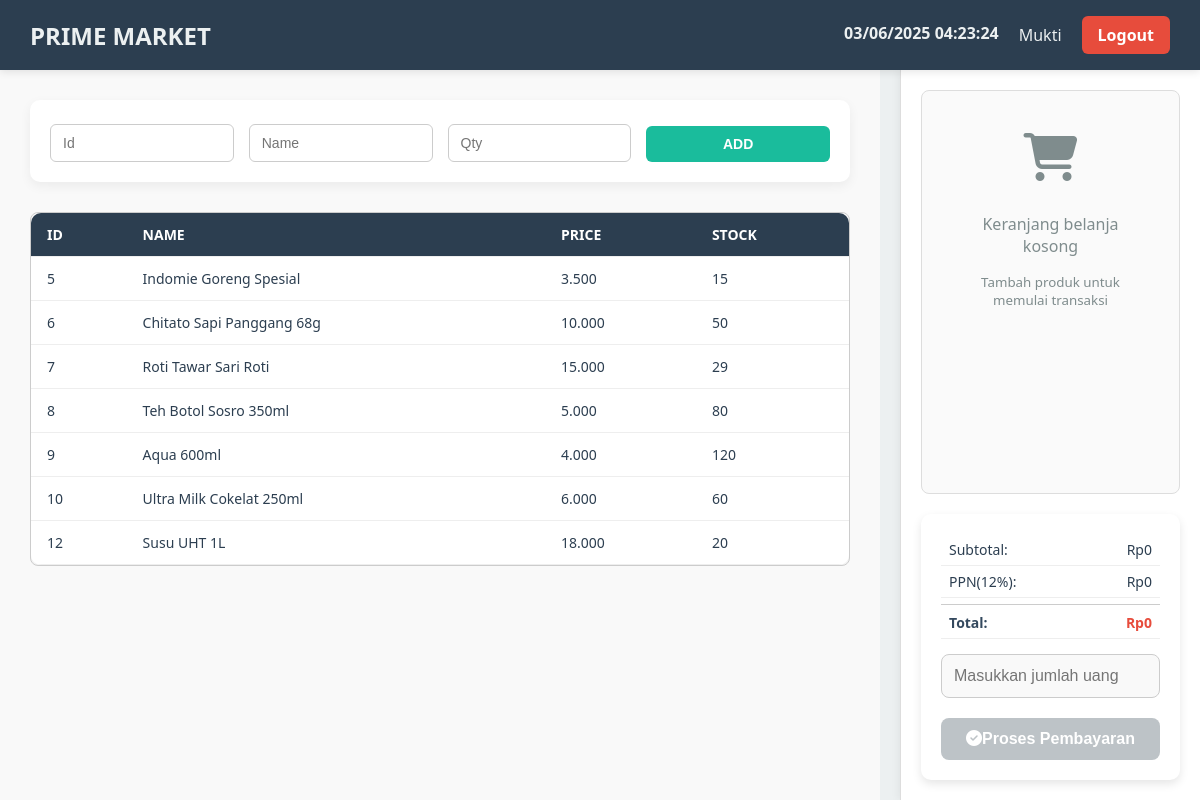
Page /kasir/kasir.php (signed in) on the committed database.
### tables this page shows
CREATE TABLE `products` (
  `Id` int(11) NOT NULL,
  `Name` varchar(225) NOT NULL,
  `Price` double(10,2) NOT NULL,
  `Stock` int(225) NOT NULL,
  `Harga_Jual` double(10,2) NOT NULL,
  `Date_Added` date NOT NULL,
  `Expired_Date` date NOT NULL,
  `Category_Id` int(11) NOT NULL
);

### kasir/kasir.php (the view, shortened to what this page needs)
<?php
include '../aksi/koneksi.php';
$kasirName = $_SESSION['Name'];
$search = isset($_GET['search']) ? $_GET['search'] : '';
$idSearch = isset($_GET['idSearch']) ? $_GET['idSearch'] : '';
?>
<!DOCTYPE html>
<html lang="en">
<head>
    <link rel="stylesheet" href="style/kasir.css">
    <link rel="stylesheet" href="https://cdnjs.cloudflare.com/ajax/libs/font-awesome/6.7.2/css/all.min.css">
</head>
<body>
    <nav class="navbar">
        <div class="logo">
            <h2>PRIME MARKET</h2>
        </div>
        <div class="kasir-info">
            <p id="liveClock">Loading time...</p>
            <span><?php echo htmlspecialchars($kasirName); ?></span>
            <a href="../aksi/logout.php" class="logout-btn">Logout</a>
        </div>
    </nav>
    <div class="container">
        <div class="content">
            <div class="transaction-section">
                <form action="" method="post">
                    <div class="id-input">
                        <input type="number" name="Id" id="IdSearch" placeholder="Id"
                            value="<?= htmlspecialchars($idSearch) ?>">
                    </div>
                    <div class="search-input">
                        <input type="text" id="liveSearch" placeholder="Name" name="Name"
                            value="<?php echo htmlspecialchars($search) ?>" autocomplete="off" required>
                    </div>
                    <div class="quantity-input">
                        <input type="number" name="Quantity" id="Quantity" min="1" placeholder="Qty" required>
                    </div>
                    <div class="added-product-transaction">
                        <button type="submit" name="add_to_cart">ADD</button>
                    </div>
                </form>
            </div>
            <div class="menu-container">
                <table>
                    <thead>
                        <tr>
                            <th>ID</th>
                            <th>NAME</th>
                            <th>PRICE</th>
                            <th>STOCK</th>
                        </tr>
                    </thead>
                    <tbody>
                        <?php
                        $query = "SELECT * FROM products";
                        $result_product = $conn->query($query);
                        if ($result_product && $result_product->num_rows > 0) {
                            while ($row = $result_product->fetch_assoc()) {
                                $format_price = number_format($row['Price'], 0, ',', '.');
                                ?>
                                <tr class="clickable-row" data-id="<?= $row['Id'] ?>"
                                    data-name="<?= htmlspecialchars($row['Name']) ?>" data-stock="<?= $row['Stock'] ?>">
                                    <td><?= $row['Id'] ?></td>
                                    <td><?= htmlspecialchars($row['Name']) ?></td>
                                    <td><?= $format_price ?></td>
                                    <td><?= $row['Stock'] ?></td>
                                </tr>
                                <?php
                            }
                        } else {
                            echo "<tr><td colspan='4'>No products found</td></tr>";
                        }
                        ?>
                    </tbody>
                </table>
            </div>
        </div>
        <div class="transaction-info">
            <div class="cart-items">
                <?php if (empty($_SESSION['cart'])) { ?>
                    <div class="empty-cart">
                        <i class="fa-solid fa-cart-shopping"></i>
                        <p>Keranjang belanja kosong</p>
                        <small>Tambah produk untuk memulai transaksi</small>
                    </div>
                <?php } ?>
            </div>
            <div class="cart-summary">
                <?php
                function hitungSubtotal()
                {
                    return isset($_SESSION['cart']) ? array_sum(array_column($_SESSION['cart'], 'Subtotal')) : 0;
                }
                function hitungPPN()
                {
                    $subtotal = hitungSubtotal();
                    return $subtotal * 0.12;
                }
                $subtotal = hitungSubtotal();
                $ppn = hitungPPN();
                $total_keranjang = $subtotal + $ppn;
                ?>
                <div class="cart-sub">
                    <span>Subtotal:</span>
                    <span>Rp<?= number_format($subtotal, 0, ",", ".") ?></span>
                </div>
                <div class="cart-sub">
                    <span>PPN(12%):</span>
                    <span>Rp<?= number_format($ppn, 0, ",", ".") ?></span>
                </div>
                <div class="cart-Total">
                    <span>Total:</span>
                    <span>Rp<?= number_format($total_keranjang, 0, ",", ".") ?></span>
                </div>
                <form action="" method="post">
                    <input type="number" name="total_uang" id="total_uang" placeholder="Masukkan jumlah uang"
                        class="payment-input" required>
                    <button type="submit" name="checkout" class="checkout-btn" <?= empty($_SESSION['cart']) ? 'disabled' : '' ?>>
                        <i class="fa fa-check-circle"></i>Proses Pembayaran
                    </button>
                </form>
            </div>
        </div>
        </div>
</body>
</html>

### kasir/style/kasir.css (style rules this page uses)
body { margin: 0; font-family: 'Segoe UI', Tahoma, Geneva, Verdana, sans-serif; background-color: #ecf0f1; color: #2c3e50; height: 100%; overflow: hidden; }
.container { display: flex; min-height: 100vh; padding-top: 70px; }
.content { margin-top: 0; padding-top: 0; margin-right: 320px; padding: 30px; flex: 1; background-color: #f9f9f9; height: calc(100vh - 70px); overflow-y: auto; }
*, *::before, *::after { box-sizing: border-box; }
.navbar { display: flex; justify-content: space-between; align-items: center; background-color: #2c3e50; height: 70px; color: #ecf0f1; padding: 15px 30px; box-shadow: 0 2px 8px rgba(0, 0, 0, 0.1); position: fixed; width: 100%; top: 0; z-index: 999; }
.logo h2 { margin: 0; font-size: 24px; font-weight: bold; }
.kasir-info { display: flex; align-items: center; gap: 20px; }
.kasir-info span { font-weight: 500; font-size: 16px; }
.logout-btn { padding: 8px 16px; background-color: #e74c3c; color: white; text-decoration: none; border-radius: 6px; font-weight: bold; transition: background-color 0.3s ease; }
.transaction-section { display: flex; flex-wrap: wrap; gap: 20px; background-color: #fff; padding: 20px; border-radius: 10px; margin-bottom: 30px; box-shadow: 0 4px 12px rgba(0, 0, 0, 0.06); }
.transaction-section form { display: flex; flex-wrap: wrap; gap: 15px; align-items: flex-end; }
.transaction-section .id-input, .transaction-section .search-input, .transaction-section .quantity-input, .transaction-section .added-product-transaction { display: flex; flex-direction: column; flex: 1 1 150px; min-width: 120px; }
.transaction-section input { padding: 10px 12px; border-radius: 6px; border: 1px solid #ccc; font-size: 14px; width: 100%; }
.transaction-section .added-product-transaction button { padding: 10px; background-color: #1abc9c; color: #fff; border: none; border-radius: 6px; font-weight: bold; cursor: pointer; transition: background-color 0.3s ease; width: 100%; }
.menu-container { display: flex; flex-wrap: wrap; gap: 30px; justify-content: space-between; max-height: 400px; overflow: auto; border: 1px solid #ccc; margin-top: 10px; border-radius: 8px; }
.menu-container table { width: 100%; border-collapse: collapse; background-color: #fff; border-radius: 10px; overflow: hidden; box-shadow: 0 4px 10px rgba(0, 0, 0, 0.05); font-size: 14px; }
.menu-container thead { background-color: #2c3e50; color: #fff; }
.menu-container th, .menu-container td { padding: 12px 16px; text-align: left; border-bottom: 1px solid #eee; }
tr.clickable-row { cursor: pointer; }
.added-product-transaction button { margin-top: 6px; width: 100%; padding: 6px; background-color: #1abc9c; color: #fff; border: none; border-radius: 6px; cursor: pointer; font-size: 14px; }
.transaction-info { position: fixed; right: 0; top: 70px; width: 300px; height: calc(100vh - 70px); background-color: #ffffff; border-left: 1px solid #ddd; padding: 20px; box-shadow: -2px 0 8px rgba(0, 0, 0, 0.05); display: flex; flex-direction: column; justify-content: space-between; }
#liveClock { text-align: center; font-weight: bold; margin-bottom: 20px; }
.cart-items { flex: 1; overflow-y: auto; max-height: 600px; padding: 10px; border: 1px solid #ddd; border-radius: 8px; background-color: #fafafa; }
.cart-summary { background-color: #ffffff; padding: 20px; border-radius: 10px; box-shadow: 0 4px 10px rgba(0, 0, 0, 0.1); margin-top: 20px; font-size: 16px; }
.cart-sub, .cart-Total { display: flex; justify-content: space-between; font-size: 14px; padding: 6px 8px; border-bottom: 1px solid #eee; color: #2c3e50; }
.cart-Total { font-weight: bold; color: #27ae60; border-top: 1px solid #ccc; margin-top: 6px; padding-top: 8px; }
.cart-Total span:first-child { color: #34495e; }
.cart-Total span:last-child { font-weight: 700; color: #e74c3c; }
.payment-input { width: 100%; padding: 12px; margin-top: 15px; font-size: 16px; border-radius: 8px; border: 1px solid #ccc; background-color: #f9f9f9; transition: border-color 0.3s ease; }
.checkout-btn { padding: 12px; background-color: #2ecc71; color: #ffffff; border: none; border-radius: 8px; font-size: 16px; font-weight: bold; cursor: pointer; transition: background-color 0.3s ease; width: 100%; margin-top: 20px; }
.checkout-btn:disabled { background-color: #bdc3c7; cursor: not-allowed; }
.empty-cart { display: flex; flex-direction: column; align-items: center; justify-content: center; padding: 2rem; color: #7f8c8d; text-align: center; }
.empty-cart i { font-size: 3rem; margin-bottom: 1rem; }

### rows in the picture
products: Id "5", Name "Indomie Goreng Spesial", Price "3.500", Stock "15"
products: Id "6", Name "Chitato Sapi Panggang 68g", Price "10.000", Stock "50"
products: Id "7", Name "Roti Tawar Sari Roti", Price "15.000", Stock "29"
products: Id "8", Name "Teh Botol Sosro 350ml", Price "5.000", Stock "80"
products: Id "9", Name "Aqua 600ml", Price "4.000", Stock "120"
products: Id "10", Name "Ultra Milk Cokelat 250ml", Price "6.000", Stock "60"
products: Id "12", Name "Susu UHT 1L", Price "18.000", Stock "20"

### other values in the picture
$kasirName "Mukti"
$subtotal "0"
$ppn "0"
$total_keranjang "0"
